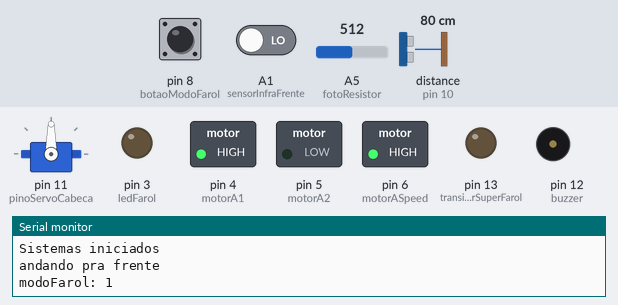
Bench run of a sketch on a simulated Arduino Uno, built with avr-gcc and run on an emulated ATmega328P. Parts: servo, switched loads named in the sketch (green lamp = pin HIGH), output pins drawn as LEDs (lit = HIGH), buzzer (waves = sounding, pin HIGH), the last lines printed to the serial monitor. The inputs (shaded band) are chosen by the test bench; at power-on: distance to the obstacle (sensor on pin 10) 80 cm, A1 (sensorInfraFrente) LOW, A5 (fotoResistor) = 512, pin 8 (botaoModoFarol) HIGH.

Above: at 1.8 s.
1.9 s: distance to the obstacle (sensor on pin 10) set to 16 cm
3.4 s: distance to the obstacle (sensor on pin 10) set to 13 cm
At 5.6 s:
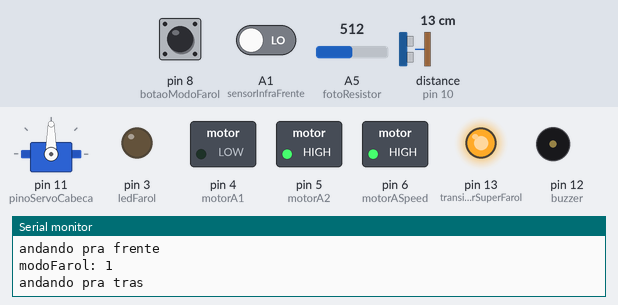
5.9 s: distance to the obstacle (sensor on pin 10) set to 58 cm
7.4 s: distance to the obstacle (sensor on pin 10) set to 67 cm
At 9.9 s:
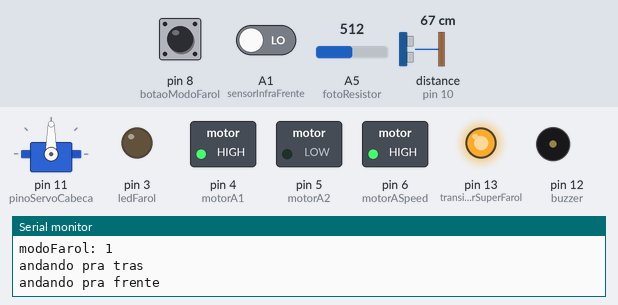
10.2 s: A1 (sensorInfraFrente) driven HIGH
At 11.4 s:
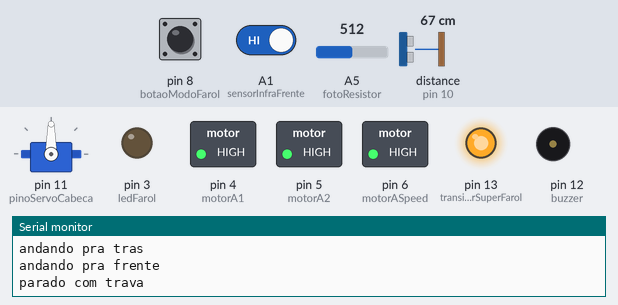
11.7 s: A5 (fotoResistor) set to 490
At 13.0 s:
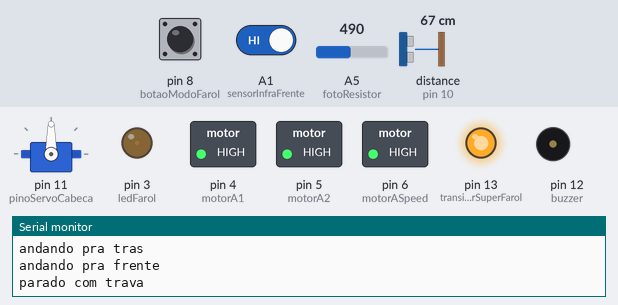
Timing chart, 0 to 14.2 s (numbered marks = the images above; inputs shaded):
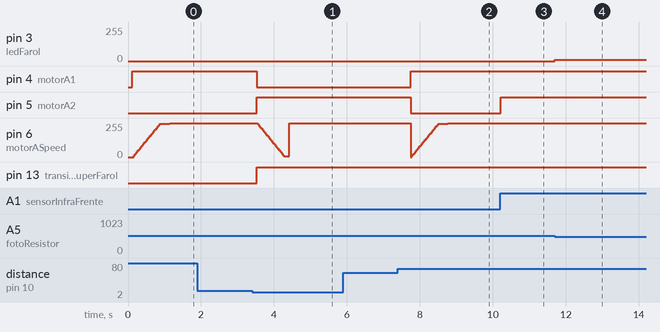

Measured:
- the behaviour switches between 15 and 14 cm on distance to the obstacle (sensor on pin 10) (found by bisection; images 0 and 1)
- the behaviour switches between 63 and 64 cm on distance to the obstacle (sensor on pin 10) (found by bisection; images 1 and 2)
- after the input at 1.9 s, every drawn part: stays the same
- after the input at 3.4 s, pin 4 (motorA1): HIGH → LOW after 0.12 s; pin 5 (motorA2), pin 13 (transistorSuperFarol): LOW → HIGH after 0.12 s
- after the input at 5.9 s, every drawn part: stays the same
- after the input at 7.4 s, pin 4 (motorA1): LOW → HIGH after 0.35 s; pin 5 (motorA2): HIGH → LOW after 0.35 s
- after the input at 10.2 s, pin 5 (motorA2): LOW → HIGH at once
- after the input at 11.7 s, pin 3 (ledFarol): 0/255 → 8/255 at once

The sketch:

robozin.ino
```cpp
#include <Servo.h>
#include <NewPing.h>

enum statusEnum
{
  parado,
  parado_com_trava,
  andando_para_frente,
  andando_para_tras,
  medindo_distancias
};

//Configuracoes
#define MAX_DISTANCE 450       // Maximum distance we want to ping for (in centimeters). Maximum sensor distance is rated at 400-500cm.
#define TempoDebounce 50       // Tempo para eliminar o efeito Bounce EM MILISEGUNDOS
#define TEMPO_RAMPA 30         // Intervalo em milisegundos para as rampas de aceleracao e desaceleracao
#define velocidade_maxima 255  // Velocidade máxima que o motor vai atingir (0 a 255)
#define minimaLuminosidade 200 // Abaixo desse valor o farol entra no modo de máxima luminosidade se o modoFarol estiver no automatico (0 a 1024)
#define maximaLuminosidade 500 // Acima desse valor o farol apaga se o modoFarol estiver no automatico (0 a 1024)
#define distanciaMinima 15     // Valor que o robo vai ficar de paredes a sua frente (em centimetros)

//Componentes
#define ledFarol 3               // Alimentação do farol menor
#define motorA1 4                // É um motor apenas, pois para cada motor são 2 pinos mais o pino de velocidade
#define motorA2 5                // Segundo pino do motor
#define motorASpeed 6            // Controle de velocidade do motor
#define botaoModoFarol 8         // Botão que muda o modo do farol
#define sensorDistanciaGatilho 9 // Gatilho do sensor supersonico
#define sensorDistanciaEco 10    // Receptor de eco do sensor supersonico
#define pinoServoCabeca 11       // Servo que movimenta o sensor supersonico
#define buzzer 12                // Buzina
#define transistorSuperFarol 13  // Porta que controla o transistor que liga o superFarol
#define medidorDeTensao A0       // Medidor de tensão (não implementado)
#define sensorInfraFrente A1     // Usando portas analógicas porém está usando de forma digital
#define sensorInfraTras A2       // Usando portas analógicas porém está usando de forma digital
#define fotoResistor A5          // Medição do fotoresitor

//Objetos globais
Servo servoCabeca;
NewPing sonar(sensorDistanciaGatilho, sensorDistanciaEco, MAX_DISTANCE);
static statusEnum status;

//controle do farol
bool estadoBotao;
static bool estadoBotaoAnt;
static int modoFarol = 3; //1 = automatico, 2 = ligado e 3 = desligado, ele começa com 3 mas na primeira passada ele vira 0
static unsigned long delayBotao = 0;
static int intensidadeFarol = 255; //valor de 0 até 255

//declaração das funções
void andarParaFrente();
void andarParaTras();
void virarParaDireita();
void virarParaEsquerda();
void pararMotores();
void pararMotoresComTrava();
int medirDistancias();
void mudarEstadoFarol();
void controlaLedsFarol();
int validarMovimentos(); //função pra evitar quedas de escadas ou mesas, retorna se ele pode ir para frente ou para trás

void setup()
{
  //declarações dos pinos
  Serial.begin(9600);
  pinMode(ledFarol, OUTPUT);
  pinMode(motorA1, OUTPUT);
  pinMode(motorA2, OUTPUT);
  pinMode(motorASpeed, OUTPUT);
  pinMode(botaoModoFarol, INPUT_PULLUP);
  servoCabeca.attach(pinoServoCabeca);
  servoCabeca.write(90);
  pinMode(buzzer, OUTPUT);
  pinMode(transistorSuperFarol, OUTPUT);
  pinMode(fotoResistor, INPUT);
  pinMode(LED_BUILTIN, OUTPUT);
  pinMode(sensorInfraFrente, INPUT);
  pinMode(sensorInfraTras, INPUT);

  //inicia o motor parado
  status = parado;
  digitalWrite(motorA1, LOW);
  digitalWrite(motorA2, LOW);
  analogWrite(motorASpeed, 0);

  Serial.println("Sistemas iniciados");
}

void mudarStatus(statusEnum novoStatus)
{
  if (novoStatus != status)
  {
    status = novoStatus;
    if (novoStatus == andando_para_frente)
    {
      Serial.println("andando pra frente");
      return;
    }
    if (novoStatus == andando_para_tras)
    {
      Serial.println("andando pra tras");
      return;
    }
    if (novoStatus == parado)
    {
      Serial.println("parado");
      return;
    }
    if (novoStatus == parado_com_trava)
    {
      Serial.println("parado com trava");
      return;
    }
    if (novoStatus == medindo_distancias)
    {
      Serial.println("medindo distancias");
      return;
    }
    Serial.print("Status não catalogado: ");
    Serial.println(novoStatus);
  }
}

void andarParaFrente()
{
  digitalWrite(motorA1, HIGH);
  digitalWrite(motorA2, LOW);
  if (status != andando_para_frente)
  {
    //feito com duas rampas para retirar o robo da inércia, mas depois ele se equilibra com a velocidade setada como máxima
    for (int i = 0; i < 255 + 1; i = i + 10)
    {
      analogWrite(motorASpeed, i);
      delay(TEMPO_RAMPA); //intervalo para incrementar a variavel i
    }
    delay(TEMPO_RAMPA * 4);
    for (int i = 255; i > velocidade_maxima; i = i - 10)
    {
      analogWrite(motorASpeed, i);
      delay(TEMPO_RAMPA);
    }
    mudarStatus(andando_para_frente);
  }
  else
  {
    analogWrite(motorASpeed, velocidade_maxima);
  }
}

void andarParaTras()
{
  digitalWrite(motorA1, LOW);
  digitalWrite(motorA2, HIGH);
  if (status != andando_para_tras)
  {
    for (int i = velocidade_maxima; i >= 0; i = i - 10)
    {
      analogWrite(motorASpeed, i);
      delay(TEMPO_RAMPA); //intervalo para incrementar a variavel i
    }
    mudarStatus(andando_para_tras);
  }
  else
  {
    analogWrite(motorASpeed, velocidade_maxima);
  }
}

//TODO: Colocar comandos do servo para virar as rodas
void virarParaDireita()
{
  Serial.println("Virando para direita");
  //colocar comando do servo aqui
}

void virarParaEsquerda()
{
  Serial.println("Virando para esquerda");
  //colocar comando do servo aqui
}

void pararMotores()
{
  digitalWrite(motorA1, LOW);
  digitalWrite(motorA2, LOW);
  mudarStatus(parado);
}

void pararMotoresComTrava()
{
  digitalWrite(motorA1, HIGH);
  digitalWrite(motorA2, HIGH);
  mudarStatus(parado_com_trava);
}

//retorna a direção do grau com maior distancia
int medirDistancias()
{
  Serial.println("Medindo distância");
  int distancia[5];
  int grauDaMaiorDistancia = 0;
  for (int contador = 0, cont2 = 0; contador <= 180; contador = contador + 45, cont2++)
  {
    servoCabeca.write(contador);
    delay(500);
    distancia[cont2] = sonar.ping_cm();
    if (distancia[cont2] > distancia[grauDaMaiorDistancia])
    {
      grauDaMaiorDistancia = cont2;
    }
  }
  //movimento suave do servo
  //  for (int teste = 1000; teste < 2000; teste++) {
  //    servoCabeca.write(map(teste, 1000, 2000, 0, 180));
  //    delay(5);
  //  }
  servoCabeca.write(90);
  Serial.print("Maior distância encontrada: ");
  Serial.print(distancia[grauDaMaiorDistancia]);
  Serial.println(" cm");
  return grauDaMaiorDistancia;
}

void mudarEstadoFarol()
{
  if ((millis() - delayBotao) > TempoDebounce)
  {
    estadoBotao = digitalRead(botaoModoFarol);
    if (estadoBotao && (estadoBotao != estadoBotaoAnt))
    {
      modoFarol++;
      if (modoFarol == 4)
      {
        modoFarol = 1;
      }
      Serial.print("modoFarol: ");
      Serial.println(modoFarol);
      delayBotao = millis();
    }
    estadoBotaoAnt = estadoBotao;
  }
}

void controlaLedsFarol(int modo)
{
  if (modo == 2)
  {
    //sempre ligado
    digitalWrite(ledFarol, HIGH);
  }
  else if (modo == 3)
  {
    //sempre desligado
    digitalWrite(ledFarol, LOW);
  }
  else
  {
    //modo automatico
    int leituraLuminosidade;
    leituraLuminosidade = analogRead(fotoResistor);
    // Serial.print("Leitura_luminosidade: ");
    // Serial.println(leituraLuminosidade);

    if (leituraLuminosidade < minimaLuminosidade)
    {
      digitalWrite(ledFarol, HIGH);
    }
    else if (leituraLuminosidade > maximaLuminosidade)
    {
      digitalWrite(ledFarol, LOW);
    }
    else
    {
      int intensidade = map(leituraLuminosidade, maximaLuminosidade, minimaLuminosidade, 0, 255); // é invertido pois quanto mais luz, menos o led acende
      if (abs(intensidade - intensidadeFarol) > 50)
      {
        intensidadeFarol = intensidade;
      }
      analogWrite(ledFarol, intensidadeFarol);
    }
  }
}
//valida se ele pode ir para frente ou para trás
int validarMovimentos()
{
  if (digitalRead(sensorInfraFrente) == HIGH)
  {
    digitalWrite(LED_BUILTIN, HIGH); //acende o led no arduino
    return 2;
  }
  if (sonar.convert_cm(sonar.ping_median(5)) < distanciaMinima)
  {
    digitalWrite(LED_BUILTIN, HIGH); //acende o led no arduino
    return 1;
  }
  // if (digitalRead(sensorInfraTras)== HIGH)
  // {
  //   digitalWrite(LED_BUILTIN, HIGH); //acende o led no arduino
  //   return 3;
  // }
  return 0;
}

void loop()
{
  int movimento = validarMovimentos();
  if (movimento == 0)
  {
    andarParaFrente();
  }
  else if (movimento == 1)
  {
    do
    {
      andarParaTras();
    } while (sonar.convert_cm(sonar.ping_median(5)) < distanciaMinima + 50);
  }
  else
  {
    pararMotoresComTrava();
  }
  //  if (sonar.ping_cm() > 15) {
  //    digitalWrite(LED_BUILTIN, LOW); //apaga o led no arduino
  //    andarParaFrente();
  //
  //  } else {
  //    digitalWrite(LED_BUILTIN, HIGH); //acende o led no arduino
  //    pararMotores();
  //    int menorGrauDistancia = medirDistancias();
  //
  //  }
  //  andarParaFrente();
  //  virarParaDireita();

  //  pararMotores();
  //  medirDistancias();
  //  virarParaEsquerda();

  //  andarParaTras();

  //valida os cliques do botão e controla o farol
  mudarEstadoFarol();
  controlaLedsFarol(modoFarol);
}
```
